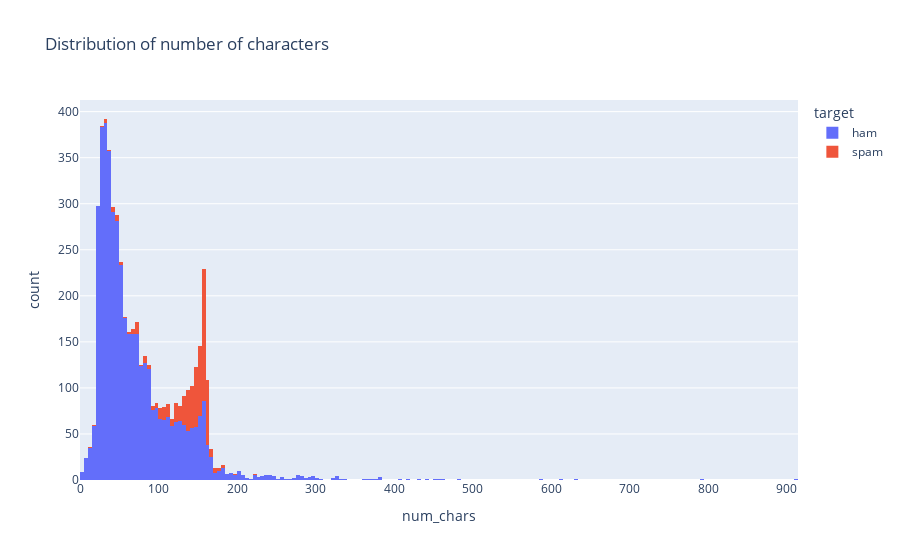

The code cell stored with this chart in its notebook:
### Code cell
px.histogram(df, x='num_chars', color='target', title='Distribution of number of characters')

### Figure 1 — Plotly figure (JSON) as saved in the notebook; plotly's stock layout.template omitted (floating-point values rounded to 4 significant figures; data arrays with more than 128 entries replaced by an {"elided": "..."} marker saying what was removed)
{"data": [{"alignmentgroup": "True", "bingroup": "x", "hovertemplate": "target=ham<br>num_chars=%{x}<br>count=%{y}<extra></extra>", "legendgroup": "ham", "marker": {"color": "#636efa", "pattern": {"shape": ""}}, "name": "ham", "offsetgroup": "ham", "orientation": "v", "showlegend": true, "type": "histogram", "x": {"elided": "4516 int values"}, "xaxis": "x", "yaxis": "y"}, {"alignmentgroup": "True", "bingroup": "x", "hovertemplate": "target=spam<br>num_chars=%{x}<br>count=%{y}<extra></extra>", "legendgroup": "spam", "marker": {"color": "#EF553B", "pattern": {"shape": ""}}, "name": "spam", "offsetgroup": "spam", "orientation": "v", "showlegend": true, "type": "histogram", "x": {"elided": "653 int values"}, "xaxis": "x", "yaxis": "y"}], "layout": {"barmode": "relative", "legend": {"title": {"text": "target"}, "tracegroupgap": 0}, "title": {"text": "Distribution of number of characters"}, "xaxis": {"anchor": "y", "domain": [0, 1], "title": {"text": "num_chars"}}, "yaxis": {"anchor": "x", "domain": [0, 1], "title": {"text": "count"}}}}
